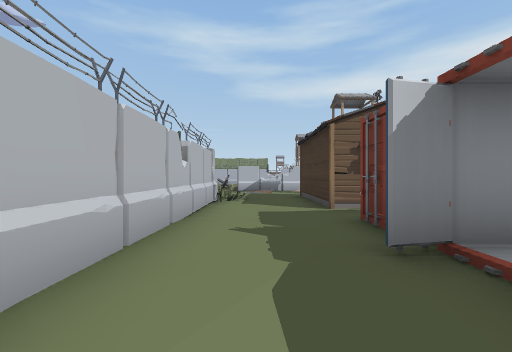
view 1 (above)

24 first-person views from a walk through a scene from a Unity 3-D project. The camera is 1.4 m above the floor, looks level and sees 90° across. The floor is counted in squares, 2 m on a side. Each view is taken from the middle of a square. On the plan, view 1 faces up. The plan holds only what a view shows up to about 9 squares ahead; the rest is blank. The place goes on beyond the plan. The player is left out. Some animated figures are not drawn. Some surface patterns are stand-ins.

view 2
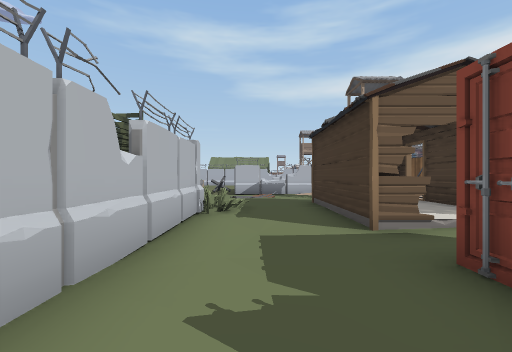

view 3
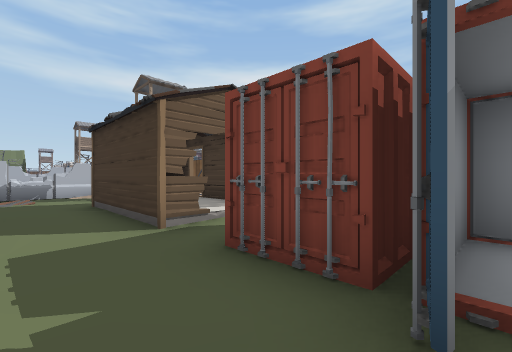

view 4
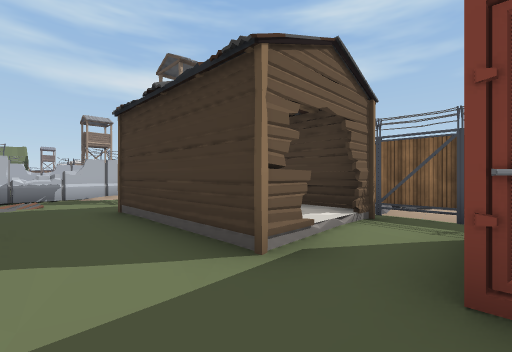

view 5
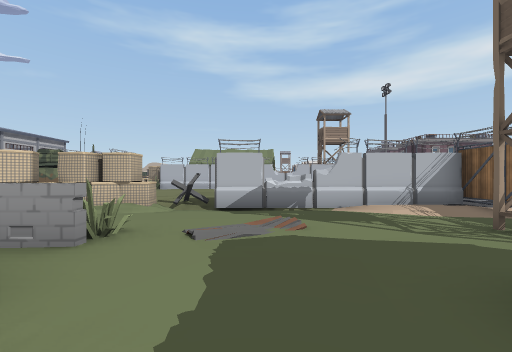

view 6
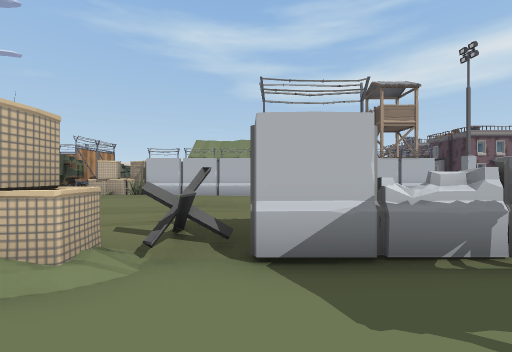

view 7
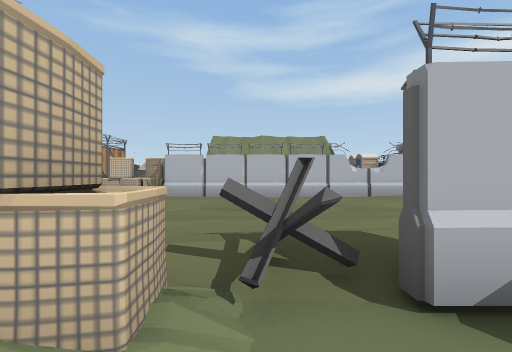

view 8
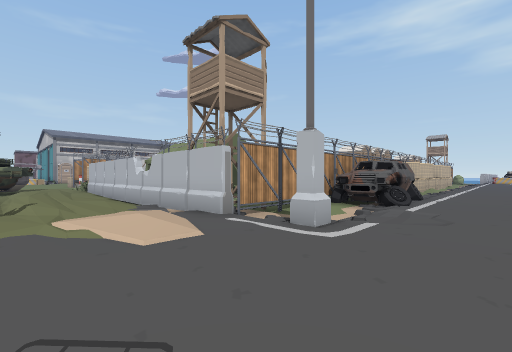

view 9
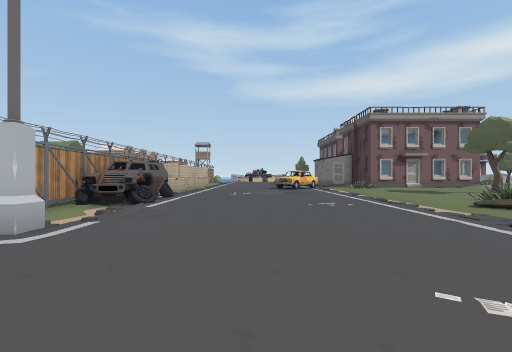

view 10
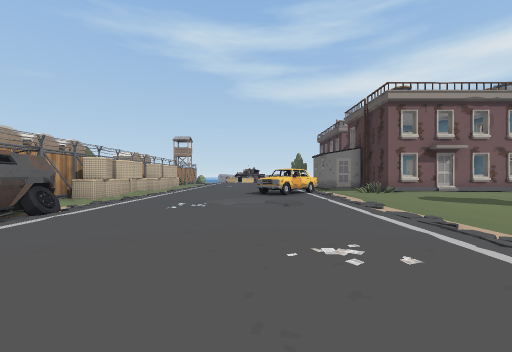

view 11
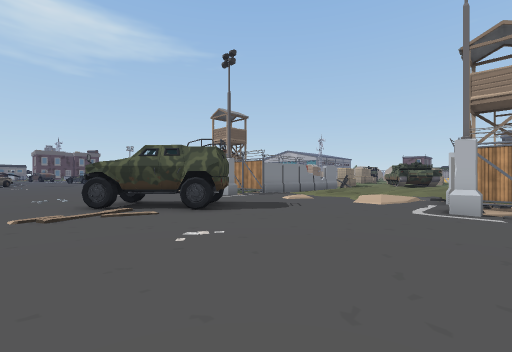

view 12
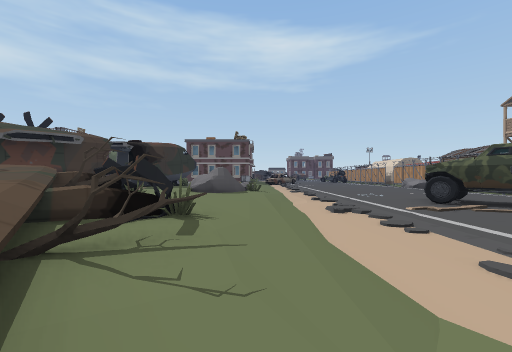

view 13
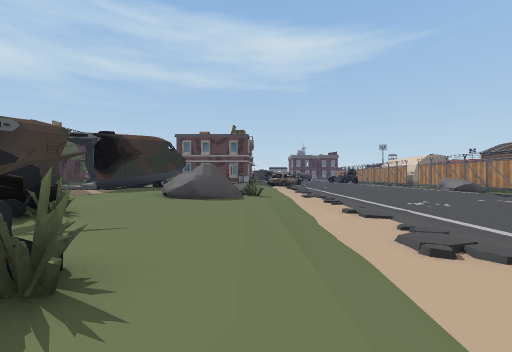

view 14
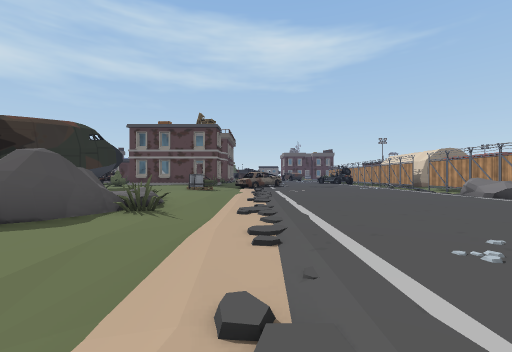

view 15
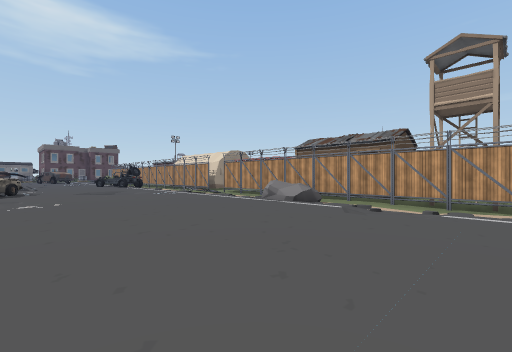

view 16
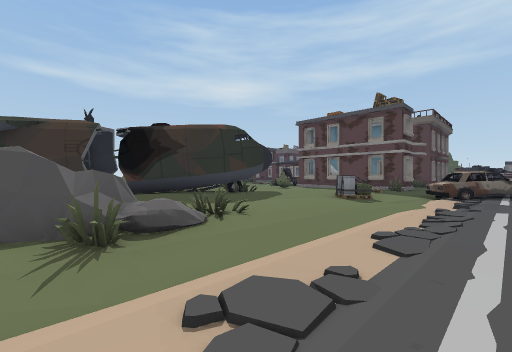

view 17
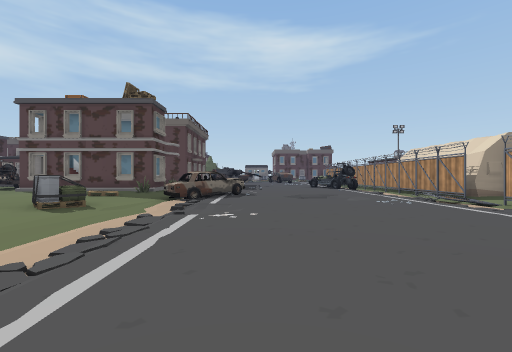

view 18
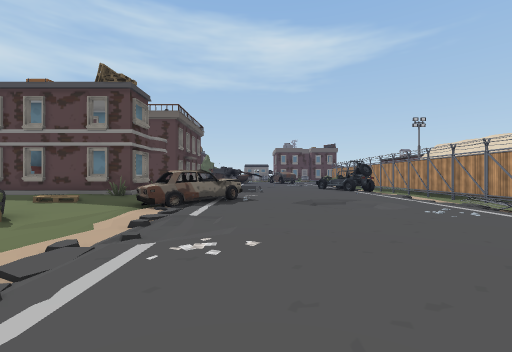

view 19
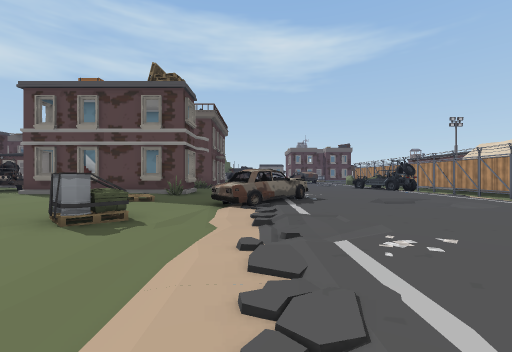

view 20
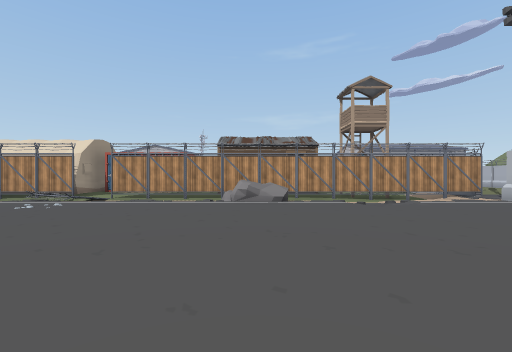

view 21
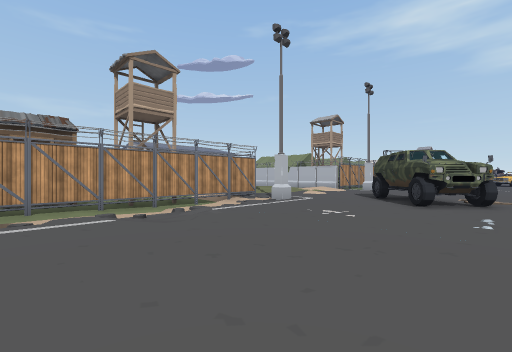

view 22
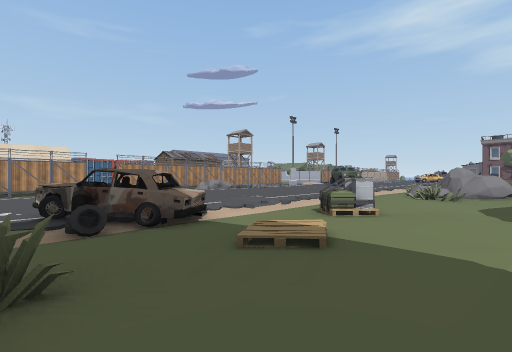

view 23
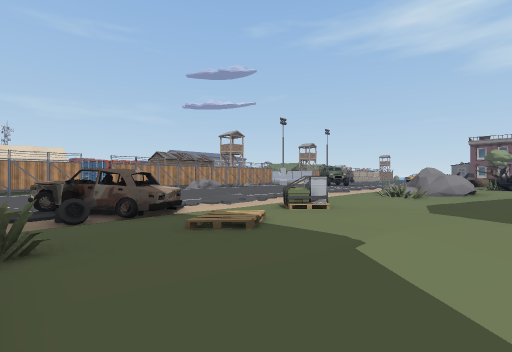

view 24
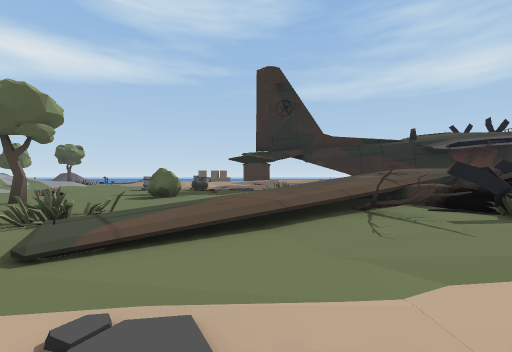

### Floor plan
Key: @ floor where view 1 was taken; # wall or solid block; . main floor; : floor 0.25 m higher than the main floor; - floor 0.25 m lower than the main floor; + floor 0.75 m higher than the main floor; * floor 1 m higher than the main floor; % floor 1.25 m higher than the main floor; / step, stairs or slope; = window, fence, low wall or low ledge; T truck; C container; W tower; F fence; R trap; A car; E tree; K rock; P pallet; O other object.
Columns run from 6 left of view 1 to 20 right of it. Each row starts with its distance up from view 1.
 31           O #/.... .-.....
 30           OF#/.../..-.....
 29           OF/ ..///........
 28           OF//..//..-....E.
 27            OAA............:
 26           .FAA......-..O..:
 25           .FAA.........O/.O
 24            F-/......-///...
 23           -F/-......-.///
 22  OO     --WF-.......--./+/
 21  O##########........--./+*=
 20  /   ..//////........-.E///
 19 #:::///...///........-.E /%
 18 ##--////-.........../-.O#=%
 17  #..///    ....AA.../-....%
 16   /////     ....AA../-....E
 15    /R///   ......A../-...E#
 14  ###/######F.#....../-....#
 13  # --------F-.......--.....
 12     ../----F//......--..K..
 11    =O//---WF//......--.KKK.
 10      ......F-/.......-OKKK.
  9      ...OOOF/.......--.O/..
  8      O..O OF//.......-.....
  7      #..O OFO*.......-.....
  6     T#..O:OF.K.......-...-.
  5     T......F-/.......-...-.
  4     T...CC.F-/.....//-.....
  3     O...CC.F-/....../-PP...
  2      #.CCCC////.....//...:.
  1      #..   //F.//...A-./::.
  0       @   #F//./-..AAA.//:.
 -1            F//.....AAO..::.
 -2            F//......//.O...

Where each view was taken, in squares from view 1:
view 1: 0 up, 0 right, facing up
view 2: 2 up, 0 right, facing up
view 3: 2 up, 0 right, facing up-right
view 4: 4 up, 0 right, facing up-right
view 5: 8 up, 0 right, facing up
view 6: 12 up, 1 left, facing up
view 7: 13 up, 2 left, facing up
view 8: 18 up, 9 right, facing up-left
view 9: 18 up, 10 right, facing up
view 10: 22 up, 11 right, facing up
view 11: 22 up, 13 right, facing down-left
view 12: 22 up, 16 right, facing down
view 13: 19 up, 16 right, facing down
view 14: 15 up, 14 right, facing down
view 15: 12 up, 13 right, facing down-left
view 16: 11 up, 13 right, facing down-right
view 17: 9 up, 12 right, facing down
view 18: 7 up, 12 right, facing down
view 19: 7 up, 14 right, facing down
view 20: 7 up, 14 right, facing left
view 21: 8 up, 12 right, facing up-left
view 22: 2 down, 19 right, facing up-left
view 23: 2 down, 20 right, facing up-left
view 24: 22 up, 13 right, facing right
